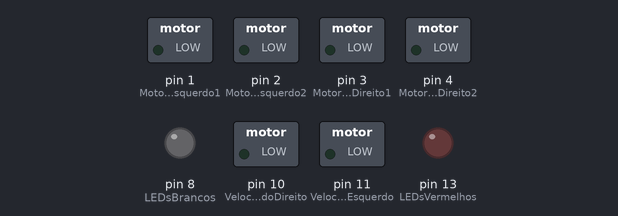
Bench run of a sketch on a simulated Arduino Uno, built with avr-gcc and run on an emulated ATmega328P. Parts: switched loads named in the sketch (green lamp = pin HIGH), output pins drawn as LEDs (lit = HIGH).

Above: at 0.1 s.
At 3.1 s:
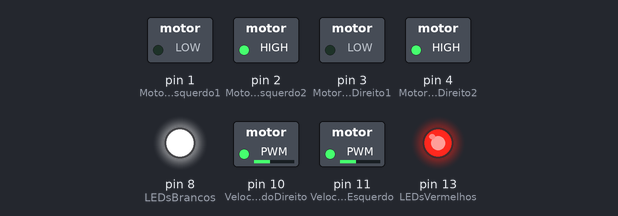
Timing chart, 0 to 4.6 s (numbered marks = the images above):
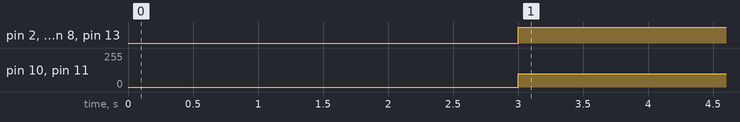

The sketch:

teste-Motores.ino
```cpp
#define MotorLadoEsquerdo1 1
#define MotorLadoEsquerdo2  2

#define MotorLadoDireito1  3
#define MotorLadoDireito2 4


#define VelocidadeMotorLadoEsquerdo 11
#define VelocidadeMotorLadoDireito 10


int ValorVelocidadeMotorLadoEsquerdo = 100;
int ValorVelocidadeMotorLadoDireito = 100;

#define LEDsBrancos 8
#define LEDsVermelhos 13

void setup()
{
  pinMode(MotorLadoEsquerdo1, OUTPUT);
  pinMode(MotorLadoEsquerdo2, OUTPUT);
  pinMode(MotorLadoDireito1, OUTPUT);
  pinMode(MotorLadoDireito2, OUTPUT);

  pinMode(LEDsBrancos, OUTPUT);
  pinMode(LEDsVermelhos, OUTPUT);

  delay(3000);
}

void loop()
{
  digitalWrite(LEDsBrancos, HIGH);
  digitalWrite(LEDsVermelhos, HIGH);

  analogWrite(VelocidadeMotorLadoEsquerdo, ValorVelocidadeMotorLadoEsquerdo);
  analogWrite(VelocidadeMotorLadoDireito, ValorVelocidadeMotorLadoDireito);

  digitalWrite(MotorLadoEsquerdo1, LOW);
  digitalWrite(MotorLadoEsquerdo2, HIGH);

  digitalWrite(MotorLadoDireito1, LOW);
  digitalWrite(MotorLadoDireito2, HIGH);
}
```

Measured:
- by itself, pin 2 (MotorLadoEsquerdo2), pin 4 (MotorLadoDireito2), pin 8 (LEDsBrancos), pin 13 (LEDsVermelhos): LOW → HIGH at 3.0 s
- by itself, pin 10 (VelocidadeMotorLadoDireito), pin 11 (VelocidadeMotorLadoEsquerdo): 0/255 → 100/255 at 3.0 s
